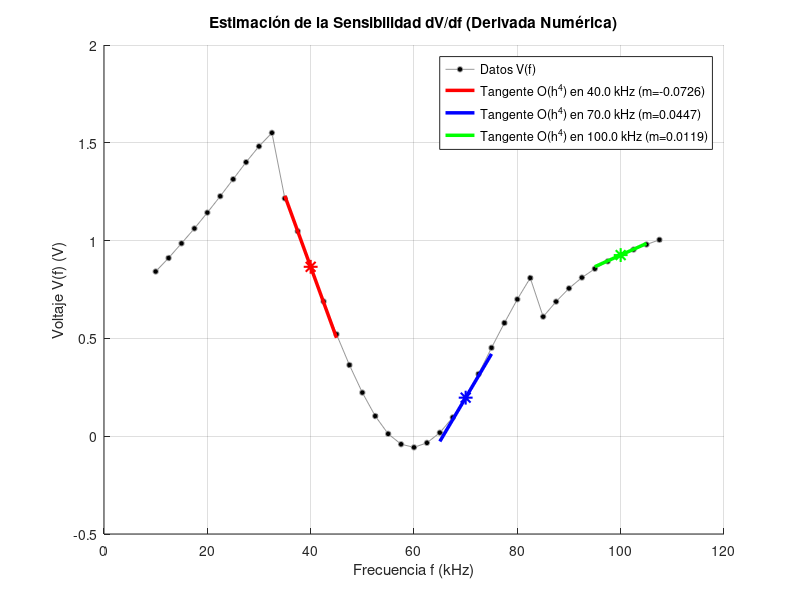

This figure's MATLAB source:
% Script para Cálculo de Derivadas Numéricas (Sensibilidad)
clc; clear; close all;

% 1. Definición de Datos
f = [10.0, 12.5, 15.0, 17.5, 20.0, 22.5, 25.0, 27.5, 30.0, 32.5, ...
    35.0, 37.5, 40.0, 42.5, 45.0, 47.5, 50.0, 52.5, 55.0, 57.5, ...
    60.0, 62.5, 65.0, 67.5, 70.0, 72.5, 75.0, 77.5, 80.0, 82.5, ...
    85.0, 87.5, 90.0, 92.5, 95.0, 97.5, 100.0, 102.5, 105.0, 107.5];

V = [0.842, 0.911, 0.986, 1.062, 1.143, 1.227, 1.314, 1.401, 1.482, 1.551, ...
    1.216, 1.048, 0.866, 0.689, 0.521, 0.364, 0.223, 0.103, 0.012, -0.041, ...
    -0.057, -0.034, 0.018, 0.096, 0.197, 0.318, 0.452, 0.579, 0.700, 0.809, ...
    0.611, 0.688, 0.756, 0.811, 0.856, 0.894, 0.926, 0.954, 0.980, 1.004];

h = 2.5; % Tamaño de paso constante (kHz)

% 2. Puntos a evaluar
f_eval = [40.0, 70.0, 100.0];
dV_cd2 = zeros(1, 3);
dV_cd4 = zeros(1, 3);
idx_eval = zeros(1, 3);

fprintf('--- RESULTADOS DE DERIVADA dV/df (Sensibilidad) ---\n');

% 3. Cálculos de Diferencias Finitas
for i = 1:3
    % Encontrar el índice en el arreglo
    idx = find(f == f_eval(i));
    idx_eval(i) = idx;

    % Diferencia Centrada de Orden 2
    dV_cd2(i) = (V(idx+1) - V(idx-1)) / (2*h);

    % Diferencia Centrada de Orden 4
    dV_cd4(i) = (-V(idx+2) + 8*V(idx+1) - 8*V(idx-1) + V(idx-2)) / (12*h);

    % Imprimir resultados
    fprintf('\nFrecuencia: %.1f kHz\n', f_eval(i));
    fprintf('  Orden 2 [O(h^2)]: %.6f V/kHz\n', dV_cd2(i));
    fprintf('  Orden 4 [O(h^4)]: %.6f V/kHz\n', dV_cd4(i));
end

% 4. Generación de Gráfica (Visualizando la Derivada como Tangente)
figure('Name', 'Sensibilidad dV/df', 'Position', [150, 150, 800, 500]);
hold on; grid on;

% Dibujar curva base
plot(f, V, 'ko-', 'MarkerFaceColor', 'k', 'MarkerSize', 4, 'Color', [0.6 0.6 0.6], 'DisplayName', 'Datos V(f)');

% Colores para cada tangente
colores = {'r', 'b', 'g'};

for i = 1:3
    x0 = f_eval(i);
    y0 = V(idx_eval(i));
    m = dV_cd4(i); % Usamos la de orden 4 por ser más precisa

    % Crear línea tangente (y - y0 = m*(x - x0)) -> y = m*(x - x0) + y0
    x_tan = linspace(x0 - 5, x0 + 5, 2); % Línea que abarca +/- 5 kHz
    y_tan = m * (x_tan - x0) + y0;

    % Dibujar Tangente
    plot(x_tan, y_tan, colores{i}, 'LineWidth', 2.5, ...
        'DisplayName', sprintf('Tangente O(h^4) en %.1f kHz (m=%.4f)', x0, m));

    % Resaltar el punto
    plot(x0, y0, [colores{i} '*'], 'MarkerSize', 10, 'LineWidth', 1.5, 'HandleVisibility', 'off');
end

title('Estimación de la Sensibilidad dV/df (Derivada Numérica)');
xlabel('Frecuencia f (kHz)');
ylabel('Voltaje V(f) (V)');
legend('Location', 'best');
hold off;
exportgraphics(gcf, 'Primeraderivadaestimacion.png')
